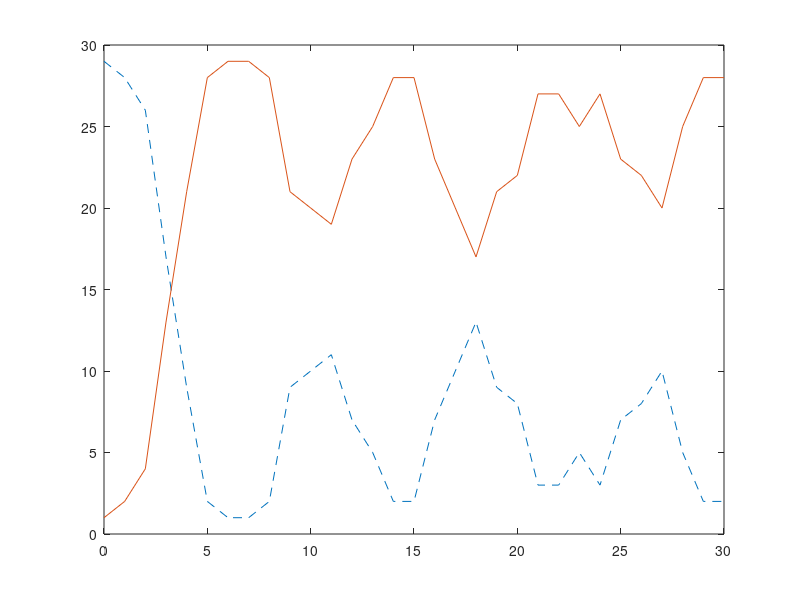
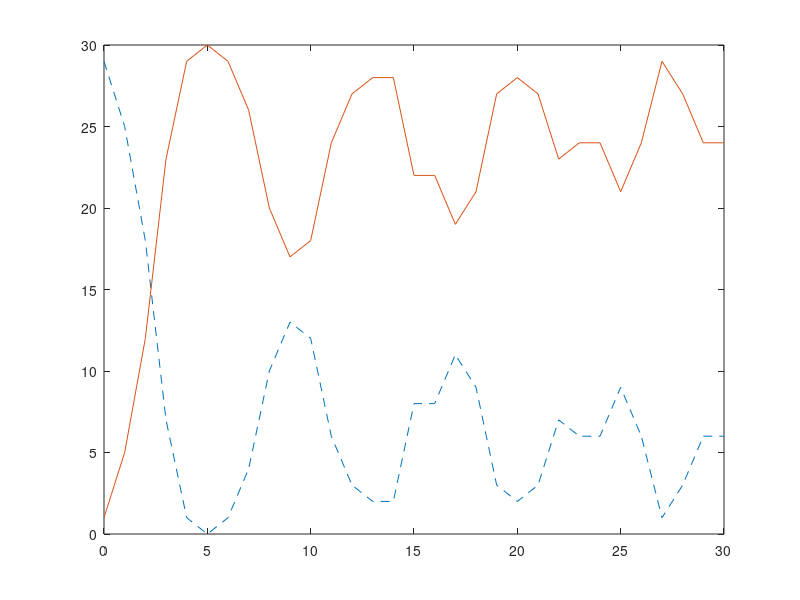
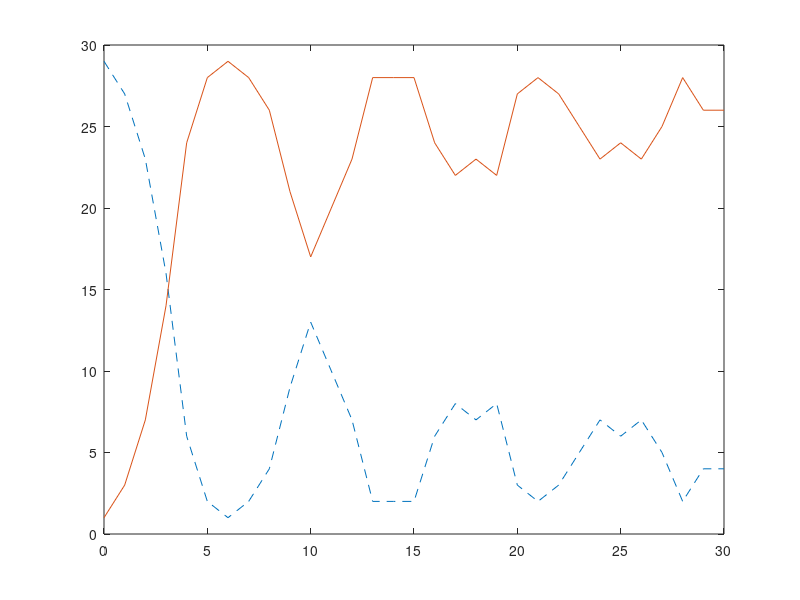
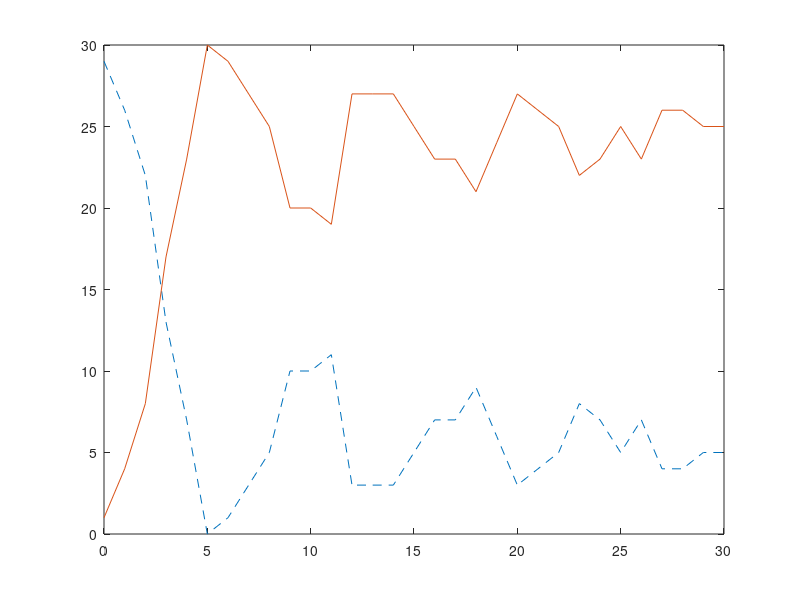

These figures' MATLAB source, in order:
for k=1:20
% Number of simulations
T = 30;
 
%initial values of the population
S0 = 29;
I0 = 1;
R0 = 0;
 
% probability of an infected individual having sex during any individual encounter with anyone in the susceptible group 
p = 0.05;
 
indexoftimeT = T +1;
 
% values of the susceptible population will be stored in S
S = zeros (1, indexoftimeT);
S(1) = S0;
 
% values of the infected population will be stored in I
I1 = zeros(1,indexoftimeT);
I1(1) = I0;

I2 = zeros(1, indexoftimeT);
I3 = zeros(1, indexoftimeT);
I4 = zeros(1, indexoftimeT);
I5 = zeros(1, indexoftimeT);
I6 = zeros(1, indexoftimeT);

I = zeros (1, indexoftimeT);
I(1) = I1(1);

%values of the total number of infected people at each time step 
Total = zeros(1, indexoftimeT);
Total(1) = I(1);

 
% values of the binomially distributed random variables through each
% timestep
N = 30;	
 
% establish a for loop to develop new values in each time step 
for n = 2:indexoftimeT
    Y = n;
    X(n) = binornd(S(n-1), (1-(1-p)^I(n-1)));
    S(n) = S(n-1)-X(n)+I6(n-1);
    I1(n) = X(n);
    I2(n) = I1(n-1);
    I3(n) = I2(n-1);
    I4(n) = I3(n-1);
    I5(n) = I4(n-1);
    I6(n) = I5(n-1);
    I(n) = I1(n) + I2(n) + I3(n) + I4(n) + I5(n) + I6(n);
    Total(n) = Total(n-1)+I1(n);
    if I(n) == 0
       break
    end
end
 
for j = Y:indexoftimeT
    S(j) = S(Y-1);
    Total(j) = Total (Y-1);
    I(j) = I(Y-1);
end

h=figure;
plot(0:T, S,'--', 0:T, I, '-') 
saveas(h,sprintf('FIG%d.png',k)); % will create FIG1, FIG2,...
end